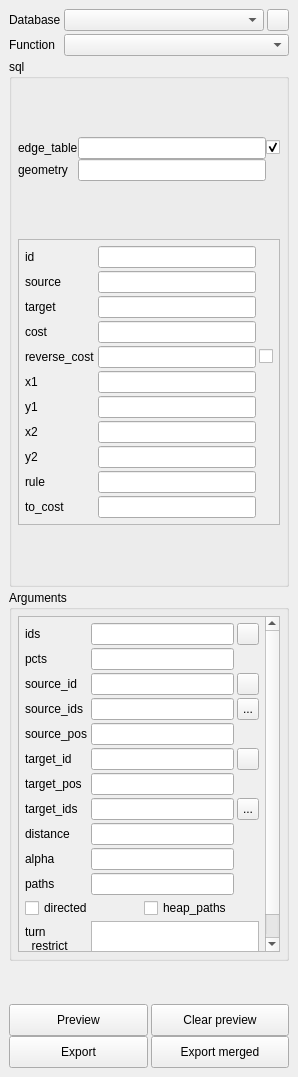
<?xml version="1.0" encoding="UTF-8"?>
<ui version="4.0">
 <class>pgRoutingLayerWidget</class>
 <widget class="QDockWidget" name="pgRoutingLayerWidget">
  <property name="geometry">
   <rect>
    <x>0</x>
    <y>0</y>
    <width>298</width>
    <height>1077</height>
   </rect>
  </property>
  <property name="sizePolicy">
   <sizepolicy hsizetype="Preferred" vsizetype="MinimumExpanding">
    <horstretch>0</horstretch>
    <verstretch>0</verstretch>
   </sizepolicy>
  </property>
  <property name="windowTitle">
   <string>pgRouting Layer</string>
  </property>
  <widget class="QWidget" name="dockWidgetContents">
   <layout class="QVBoxLayout" name="verticalLayout" stretch="0,1,0,0,0">
    <property name="spacing">
     <number>3</number>
    </property>
    <item>
     <layout class="QGridLayout" name="gridLayoutBase" columnstretch="0,0,0">
      <property name="spacing">
       <number>3</number>
      </property>
      <item row="0" column="0">
       <widget class="QLabel" name="labelConnections">
        <property name="locale">
         <locale language="English" country="UnitedStates"/>
        </property>
        <property name="text">
         <string>Database</string>
        </property>
       </widget>
      </item>
      <item row="1" column="0">
       <widget class="QLabel" name="labelFunction">
        <property name="locale">
         <locale language="English" country="UnitedStates"/>
        </property>
        <property name="text">
         <string>Function</string>
        </property>
       </widget>
      </item>
      <item row="0" column="1">
       <widget class="QComboBox" name="comboConnections">
        <property name="sizePolicy">
         <sizepolicy hsizetype="Expanding" vsizetype="Fixed">
          <horstretch>0</horstretch>
          <verstretch>0</verstretch>
         </sizepolicy>
        </property>
        <property name="locale">
         <locale language="English" country="UnitedStates"/>
        </property>
       </widget>
      </item>
      <item row="0" column="2">
       <widget class="QToolButton" name="buttonReloadConnections">
        <property name="sizePolicy">
         <sizepolicy hsizetype="Preferred" vsizetype="Preferred">
          <horstretch>0</horstretch>
          <verstretch>0</verstretch>
         </sizepolicy>
        </property>
        <property name="maximumSize">
         <size>
          <width>22</width>
          <height>22</height>
         </size>
        </property>
        <property name="text">
         <string/>
        </property>
        <property name="icon">
         <iconset>
          <normaloff>icons/arrow_refresh.png</normaloff>icons/arrow_refresh.png</iconset>
        </property>
       </widget>
      </item>
      <item row="1" column="1" colspan="2">
       <widget class="QComboBox" name="comboBoxFunction">
        <property name="enabled">
         <bool>true</bool>
        </property>
        <property name="sizePolicy">
         <sizepolicy hsizetype="Expanding" vsizetype="Fixed">
          <horstretch>0</horstretch>
          <verstretch>0</verstretch>
         </sizepolicy>
        </property>
        <property name="maximumSize">
         <size>
          <width>16777215</width>
          <height>16777215</height>
         </size>
        </property>
        <property name="locale">
         <locale language="English" country="UnitedStates"/>
        </property>
        <property name="currentIndex">
         <number>-1</number>
        </property>
       </widget>
      </item>
     </layout>
    </item>
    <item>
     <widget class="QGroupBox" name="groupBoxSql">
      <property name="locale">
       <locale language="English" country="UnitedStates"/>
      </property>
      <property name="title">
       <string>sql</string>
      </property>
      <layout class="QGridLayout" name="gridLayout_4">
       <property name="sizeConstraint">
        <enum>QLayout::SetDefaultConstraint</enum>
       </property>
       <property name="margin">
        <number>6</number>
       </property>
       <item row="0" column="0">
        <layout class="QGridLayout" name="gridLayoutSqlBase" rowstretch="0,0,0,0" rowminimumheight="0,0,0,0">
         <property name="sizeConstraint">
          <enum>QLayout::SetFixedSize</enum>
         </property>
         <property name="spacing">
          <number>0</number>
         </property>
         <item row="0" column="2">
          <widget class="QCheckBox" name="checkBoxUseBBOX">
           <property name="toolTip">
            <string>When ticked, BBOX will be used.</string>
           </property>
           <property name="text">
            <string/>
           </property>
           <property name="checked">
            <bool>true</bool>
           </property>
          </widget>
         </item>
         <item row="1" column="1">
          <widget class="QLineEdit" name="lineEditGeometry">
           <property name="toolTip">
            <string>Name of the geometry column in network table</string>
           </property>
          </widget>
         </item>
         <item row="1" column="0">
          <widget class="QLabel" name="labelGeometry">
           <property name="locale">
            <locale language="English" country="UnitedStates"/>
           </property>
           <property name="text">
            <string>geometry</string>
           </property>
          </widget>
         </item>
         <item row="0" column="1">
          <widget class="QLineEdit" name="lineEditTable">
           <property name="toolTip">
            <string>Name of the table containing the routable network</string>
           </property>
           <property name="locale">
            <locale language="English" country="UnitedStates"/>
           </property>
          </widget>
         </item>
         <item row="0" column="0">
          <widget class="QLabel" name="labelTable">
           <property name="locale">
            <locale language="English" country="UnitedStates"/>
           </property>
           <property name="text">
            <string>edge_table</string>
           </property>
          </widget>
         </item>
        </layout>
       </item>
       <item row="1" column="0">
        <widget class="QScrollArea" name="scrollAreaSqlColumns">
         <property name="sizePolicy">
          <sizepolicy hsizetype="Expanding" vsizetype="Maximum">
           <horstretch>0</horstretch>
           <verstretch>0</verstretch>
          </sizepolicy>
         </property>
         <property name="minimumSize">
          <size>
           <width>0</width>
           <height>150</height>
          </size>
         </property>
         <property name="maximumSize">
          <size>
           <width>16777215</width>
           <height>16777215</height>
          </size>
         </property>
         <property name="widgetResizable">
          <bool>true</bool>
         </property>
         <widget class="QWidget" name="scrollAreaWidgetContentsSqlColumns">
          <property name="geometry">
           <rect>
            <x>0</x>
            <y>0</y>
            <width>260</width>
            <height>297</height>
           </rect>
          </property>
          <layout class="QGridLayout" name="gridLayout_2">
           <property name="sizeConstraint">
            <enum>QLayout::SetDefaultConstraint</enum>
           </property>
           <property name="margin">
            <number>6</number>
           </property>
           <property name="spacing">
            <number>3</number>
           </property>
           <item row="0" column="0">
            <layout class="QGridLayout" name="gridLayoutSqlColumns">
             <property name="spacing">
              <number>3</number>
             </property>
             <item row="0" column="0">
              <widget class="QLabel" name="labelId">
               <property name="locale">
                <locale language="English" country="UnitedStates"/>
               </property>
               <property name="text">
                <string>id</string>
               </property>
              </widget>
             </item>
             <item row="5" column="0">
              <widget class="QLabel" name="labelX1">
               <property name="text">
                <string>x1</string>
               </property>
              </widget>
             </item>
             <item row="1" column="1">
              <widget class="QLineEdit" name="lineEditSource">
               <property name="toolTip">
                <string>Name of the source column</string>
               </property>
               <property name="locale">
                <locale language="English" country="UnitedStates"/>
               </property>
              </widget>
             </item>
             <item row="6" column="1">
              <widget class="QLineEdit" name="lineEditY1"/>
             </item>
             <item row="0" column="1">
              <widget class="QLineEdit" name="lineEditId">
               <property name="toolTip">
                <string>identifier of the edge</string>
               </property>
               <property name="locale">
                <locale language="English" country="UnitedStates"/>
               </property>
              </widget>
             </item>
             <item row="9" column="0">
              <widget class="QLabel" name="labelRule">
               <property name="text">
                <string>rule</string>
               </property>
              </widget>
             </item>
             <item row="7" column="0">
              <widget class="QLabel" name="labelX2">
               <property name="text">
                <string>x2</string>
               </property>
              </widget>
             </item>
             <item row="6" column="0">
              <widget class="QLabel" name="labelY1">
               <property name="text">
                <string>y1</string>
               </property>
              </widget>
             </item>
             <item row="3" column="0">
              <widget class="QLabel" name="labelCost">
               <property name="locale">
                <locale language="English" country="UnitedStates"/>
               </property>
               <property name="text">
                <string>cost</string>
               </property>
              </widget>
             </item>
             <item row="7" column="1">
              <widget class="QLineEdit" name="lineEditX2"/>
             </item>
             <item row="5" column="1">
              <widget class="QLineEdit" name="lineEditX1"/>
             </item>
             <item row="4" column="2">
              <widget class="QCheckBox" name="checkBoxHasReverseCost">
               <property name="maximumSize">
                <size>
                 <width>16777215</width>
                 <height>16777215</height>
                </size>
               </property>
               <property name="toolTip">
                <string>When ticked, reverse_cost will be used.</string>
               </property>
               <property name="locale">
                <locale language="English" country="UnitedStates"/>
               </property>
               <property name="text">
                <string/>
               </property>
              </widget>
             </item>
             <item row="9" column="1">
              <widget class="QLineEdit" name="lineEditRule"/>
             </item>
             <item row="10" column="1">
              <widget class="QLineEdit" name="lineEditToCost"/>
             </item>
             <item row="2" column="0">
              <widget class="QLabel" name="labelTarget">
               <property name="locale">
                <locale language="English" country="UnitedStates"/>
               </property>
               <property name="text">
                <string>target</string>
               </property>
              </widget>
             </item>
             <item row="4" column="1">
              <widget class="QLineEdit" name="lineEditReverseCost">
               <property name="toolTip">
                <string>Name of the reverse_cost column. Used only when ticked.</string>
               </property>
              </widget>
             </item>
             <item row="2" column="1">
              <widget class="QLineEdit" name="lineEditTarget">
               <property name="toolTip">
                <string>Name of the target column</string>
               </property>
               <property name="locale">
                <locale language="English" country="UnitedStates"/>
               </property>
              </widget>
             </item>
             <item row="1" column="0">
              <widget class="QLabel" name="labelSource">
               <property name="locale">
                <locale language="English" country="UnitedStates"/>
               </property>
               <property name="text">
                <string>source</string>
               </property>
              </widget>
             </item>
             <item row="4" column="0">
              <widget class="QLabel" name="labelReverseCost">
               <property name="text">
                <string>reverse_cost</string>
               </property>
              </widget>
             </item>
             <item row="3" column="1">
              <widget class="QLineEdit" name="lineEditCost">
               <property name="toolTip">
                <string>Name of the edge cost column</string>
               </property>
               <property name="locale">
                <locale language="English" country="UnitedStates"/>
               </property>
              </widget>
             </item>
             <item row="8" column="1">
              <widget class="QLineEdit" name="lineEditY2"/>
             </item>
             <item row="8" column="0">
              <widget class="QLabel" name="labelY2">
               <property name="text">
                <string>y2</string>
               </property>
              </widget>
             </item>
             <item row="10" column="0">
              <widget class="QLabel" name="labelToCost">
               <property name="text">
                <string>to_cost</string>
               </property>
              </widget>
             </item>
            </layout>
           </item>
          </layout>
         </widget>
        </widget>
       </item>
      </layout>
     </widget>
    </item>
    <item>
     <widget class="QGroupBox" name="groupBoxArguments">
      <property name="minimumSize">
       <size>
        <width>0</width>
        <height>0</height>
       </size>
      </property>
      <property name="title">
       <string>Arguments</string>
      </property>
      <layout class="QVBoxLayout" name="verticalLayoutArguments">
       <property name="spacing">
        <number>3</number>
       </property>
       <property name="margin">
        <number>6</number>
       </property>
       <item>
        <widget class="QScrollArea" name="scrollAreaArguments">
         <property name="sizePolicy">
          <sizepolicy hsizetype="Expanding" vsizetype="Maximum">
           <horstretch>0</horstretch>
           <verstretch>0</verstretch>
          </sizepolicy>
         </property>
         <property name="widgetResizable">
          <bool>true</bool>
         </property>
         <widget class="QWidget" name="scrollAreaWidgetContentsArguments">
          <property name="geometry">
           <rect>
            <x>0</x>
            <y>0</y>
            <width>245</width>
            <height>376</height>
           </rect>
          </property>
          <layout class="QGridLayout" name="gridLayout_3">
           <property name="margin">
            <number>6</number>
           </property>
           <property name="spacing">
            <number>3</number>
           </property>
           <item row="0" column="0">
            <layout class="QGridLayout" name="gridLayoutArguments">
             <property name="spacing">
              <number>3</number>
             </property>
             <item row="4" column="0">
              <widget class="QLabel" name="labelSourceIds">
               <property name="text">
                <string>source_ids</string>
               </property>
              </widget>
             </item>
             <item row="7" column="1">
              <widget class="QLineEdit" name="lineEditTargetPos">
               <property name="locale">
                <locale language="English" country="UnitedStates"/>
               </property>
              </widget>
             </item>
             <item row="11" column="0">
              <widget class="QLabel" name="labelPaths">
               <property name="text">
                <string>paths</string>
               </property>
              </widget>
             </item>
             <item row="11" column="1">
              <widget class="QLineEdit" name="lineEditPaths"/>
             </item>
             <item row="8" column="1">
              <widget class="QLineEdit" name="lineEditTargetIds"/>
             </item>
             <item row="2" column="0">
              <widget class="QLabel" name="labelSourceId">
               <property name="locale">
                <locale language="English" country="UnitedStates"/>
               </property>
               <property name="text">
                <string>source_id</string>
               </property>
              </widget>
             </item>
             <item row="6" column="0">
              <widget class="QLabel" name="labelTargetId">
               <property name="locale">
                <locale language="English" country="UnitedStates"/>
               </property>
               <property name="text">
                <string>target_id</string>
               </property>
              </widget>
             </item>
             <item row="0" column="0">
              <widget class="QLabel" name="labelIds">
               <property name="locale">
                <locale language="English" country="UnitedStates"/>
               </property>
               <property name="text">
                <string>ids</string>
               </property>
              </widget>
             </item>
             <item row="6" column="1">
              <widget class="QLineEdit" name="lineEditTargetId">
               <property name="toolTip">
                <string>id of the end node</string>
               </property>
               <property name="locale">
                <locale language="English" country="UnitedStates"/>
               </property>
              </widget>
             </item>
             <item row="2" column="1">
              <widget class="QLineEdit" name="lineEditSourceId">
               <property name="toolTip">
                <string>id of the start node</string>
               </property>
               <property name="locale">
                <locale language="English" country="UnitedStates"/>
               </property>
              </widget>
             </item>
             <item row="0" column="1">
              <widget class="QLineEdit" name="lineEditIds">
               <property name="locale">
                <locale language="English" country="UnitedStates"/>
               </property>
              </widget>
             </item>
             <item row="2" column="2">
              <widget class="QToolButton" name="buttonSelectSourceId">
               <property name="sizePolicy">
                <sizepolicy hsizetype="Preferred" vsizetype="Preferred">
                 <horstretch>0</horstretch>
                 <verstretch>0</verstretch>
                </sizepolicy>
               </property>
               <property name="maximumSize">
                <size>
                 <width>22</width>
                 <height>22</height>
                </size>
               </property>
               <property name="locale">
                <locale language="English" country="UnitedStates"/>
               </property>
               <property name="text">
                <string/>
               </property>
               <property name="icon">
                <iconset>
                 <normaloff>icons/add.png</normaloff>icons/add.png</iconset>
               </property>
               <property name="checkable">
                <bool>true</bool>
               </property>
              </widget>
             </item>
             <item row="9" column="0">
              <widget class="QLabel" name="labelDistance">
               <property name="locale">
                <locale language="English" country="UnitedStates"/>
               </property>
               <property name="text">
                <string>distance</string>
               </property>
              </widget>
             </item>
             <item row="6" column="2">
              <widget class="QToolButton" name="buttonSelectTargetId">
               <property name="sizePolicy">
                <sizepolicy hsizetype="Preferred" vsizetype="Preferred">
                 <horstretch>0</horstretch>
                 <verstretch>0</verstretch>
                </sizepolicy>
               </property>
               <property name="maximumSize">
                <size>
                 <width>22</width>
                 <height>22</height>
                </size>
               </property>
               <property name="locale">
                <locale language="English" country="UnitedStates"/>
               </property>
               <property name="text">
                <string/>
               </property>
               <property name="icon">
                <iconset>
                 <normaloff>icons/add.png</normaloff>icons/add.png</iconset>
               </property>
               <property name="checkable">
                <bool>true</bool>
               </property>
              </widget>
             </item>
             <item row="5" column="1">
              <widget class="QLineEdit" name="lineEditSourcePos">
               <property name="locale">
                <locale language="English" country="UnitedStates"/>
               </property>
              </widget>
             </item>
             <item row="9" column="1">
              <widget class="QLineEdit" name="lineEditDistance">
               <property name="maximumSize">
                <size>
                 <width>16777215</width>
                 <height>16777215</height>
                </size>
               </property>
               <property name="locale">
                <locale language="English" country="UnitedStates"/>
               </property>
              </widget>
             </item>
             <item row="0" column="2">
              <widget class="QToolButton" name="buttonSelectIds">
               <property name="sizePolicy">
                <sizepolicy hsizetype="Preferred" vsizetype="Preferred">
                 <horstretch>0</horstretch>
                 <verstretch>0</verstretch>
                </sizepolicy>
               </property>
               <property name="maximumSize">
                <size>
                 <width>22</width>
                 <height>22</height>
                </size>
               </property>
               <property name="locale">
                <locale language="English" country="UnitedStates"/>
               </property>
               <property name="text">
                <string/>
               </property>
               <property name="icon">
                <iconset>
                 <normaloff>icons/add.png</normaloff>icons/add.png</iconset>
               </property>
               <property name="checkable">
                <bool>true</bool>
               </property>
               <property name="toolButtonStyle">
                <enum>Qt::ToolButtonIconOnly</enum>
               </property>
              </widget>
             </item>
             <item row="5" column="0">
              <widget class="QLabel" name="labelSourcePos">
               <property name="locale">
                <locale language="English" country="UnitedStates"/>
               </property>
               <property name="text">
                <string>source_pos</string>
               </property>
              </widget>
             </item>
             <item row="13" column="0">
              <widget class="QLabel" name="labelTurnRestrictSql">
               <property name="locale">
                <locale language="English" country="UnitedStates"/>
               </property>
               <property name="text">
                <string>turn
_restrict
_sql</string>
               </property>
              </widget>
             </item>
             <item row="13" column="1" colspan="2">
              <widget class="QPlainTextEdit" name="plainTextEditTurnRestrictSql">
               <property name="sizePolicy">
                <sizepolicy hsizetype="Expanding" vsizetype="Maximum">
                 <horstretch>0</horstretch>
                 <verstretch>0</verstretch>
                </sizepolicy>
               </property>
               <property name="maximumSize">
                <size>
                 <width>16777215</width>
                 <height>50</height>
                </size>
               </property>
               <property name="tabStopWidth">
                <number>40</number>
               </property>
              </widget>
             </item>
             <item row="8" column="0">
              <widget class="QLabel" name="labelTargetIds">
               <property name="text">
                <string>target_ids</string>
               </property>
              </widget>
             </item>
             <item row="7" column="0">
              <widget class="QLabel" name="labelTargetPos">
               <property name="locale">
                <locale language="English" country="UnitedStates"/>
               </property>
               <property name="text">
                <string>target_pos</string>
               </property>
              </widget>
             </item>
             <item row="12" column="0" colspan="3">
              <layout class="QHBoxLayout" name="horizontalLayoutDirected">
               <property name="spacing">
                <number>3</number>
               </property>
               <property name="sizeConstraint">
                <enum>QLayout::SetMaximumSize</enum>
               </property>
               <item>
                <widget class="QCheckBox" name="checkBoxDirected">
                 <property name="maximumSize">
                  <size>
                   <width>16777215</width>
                   <height>16777215</height>
                  </size>
                 </property>
                 <property name="toolTip">
                  <string>Tick if the graph is directed</string>
                 </property>
                 <property name="locale">
                  <locale language="English" country="UnitedStates"/>
                 </property>
                 <property name="text">
                  <string>directed</string>
                 </property>
                </widget>
               </item>
               <item>
                <widget class="QCheckBox" name="checkBoxHeapPaths">
                 <property name="toolTip">
                  <string>Tick for algorithm heap paths</string>
                 </property>
                 <property name="text">
                  <string>heap_paths</string>
                 </property>
                </widget>
               </item>
              </layout>
             </item>
             <item row="1" column="0">
              <widget class="QLabel" name="labelPcts">
               <property name="text">
                <string>pcts</string>
               </property>
              </widget>
             </item>
             <item row="1" column="1">
              <widget class="QLineEdit" name="lineEditPcts"/>
             </item>
             <item row="8" column="2">
              <widget class="QToolButton" name="buttonSelectTargetIds">
               <property name="sizePolicy">
                <sizepolicy hsizetype="Preferred" vsizetype="Preferred">
                 <horstretch>0</horstretch>
                 <verstretch>0</verstretch>
                </sizepolicy>
               </property>
               <property name="maximumSize">
                <size>
                 <width>22</width>
                 <height>22</height>
                </size>
               </property>
               <property name="text">
                <string>...</string>
               </property>
               <property name="icon">
                <iconset>
                 <normaloff>icons/add.png</normaloff>icons/add.png</iconset>
               </property>
               <property name="checkable">
                <bool>true</bool>
               </property>
              </widget>
             </item>
             <item row="10" column="0">
              <widget class="QLabel" name="labelAlpha">
               <property name="text">
                <string>alpha</string>
               </property>
              </widget>
             </item>
             <item row="10" column="1">
              <widget class="QLineEdit" name="lineEditAlpha"/>
             </item>
             <item row="4" column="1">
              <widget class="QLineEdit" name="lineEditSourceIds"/>
             </item>
             <item row="4" column="2">
              <widget class="QToolButton" name="buttonSelectSourceIds">
               <property name="maximumSize">
                <size>
                 <width>22</width>
                 <height>22</height>
                </size>
               </property>
               <property name="text">
                <string>...</string>
               </property>
               <property name="icon">
                <iconset>
                 <normaloff>icons/add.png</normaloff>icons/add.png</iconset>
               </property>
               <property name="checkable">
                <bool>true</bool>
               </property>
              </widget>
             </item>
            </layout>
           </item>
          </layout>
         </widget>
        </widget>
       </item>
      </layout>
     </widget>
    </item>
    <item>
     <spacer name="verticalSpacer">
      <property name="orientation">
       <enum>Qt::Vertical</enum>
      </property>
      <property name="sizeHint" stdset="0">
       <size>
        <width>20</width>
        <height>40</height>
       </size>
      </property>
     </spacer>
    </item>
    <item>
     <layout class="QVBoxLayout" name="verticalLayoutCommands">
      <property name="spacing">
       <number>0</number>
      </property>
      <item>
       <layout class="QHBoxLayout" name="horizontalLayoutCommands1">
        <property name="spacing">
         <number>3</number>
        </property>
        <item>
         <widget class="QPushButton" name="buttonRun">
          <property name="minimumSize">
           <size>
            <width>70</width>
            <height>32</height>
           </size>
          </property>
          <property name="maximumSize">
           <size>
            <width>16777215</width>
            <height>16777215</height>
           </size>
          </property>
          <property name="locale">
           <locale language="English" country="UnitedStates"/>
          </property>
          <property name="text">
           <string>Preview</string>
          </property>
         </widget>
        </item>
        <item>
         <widget class="QPushButton" name="buttonClear">
          <property name="minimumSize">
           <size>
            <width>70</width>
            <height>32</height>
           </size>
          </property>
          <property name="locale">
           <locale language="English" country="UnitedStates"/>
          </property>
          <property name="text">
           <string>Clear preview</string>
          </property>
         </widget>
        </item>
       </layout>
      </item>
      <item>
       <layout class="QHBoxLayout" name="horizontalLayoutCommands2">
        <property name="spacing">
         <number>3</number>
        </property>
        <item>
         <widget class="QPushButton" name="buttonExport">
          <property name="minimumSize">
           <size>
            <width>70</width>
            <height>32</height>
           </size>
          </property>
          <property name="locale">
           <locale language="English" country="UnitedStates"/>
          </property>
          <property name="text">
           <string>Export</string>
          </property>
         </widget>
        </item>
        <item>
         <widget class="QPushButton" name="buttonExportMerged">
          <property name="minimumSize">
           <size>
            <width>70</width>
            <height>32</height>
           </size>
          </property>
          <property name="text">
           <string>Export merged</string>
          </property>
         </widget>
        </item>
       </layout>
      </item>
     </layout>
    </item>
   </layout>
  </widget>
 </widget>
 <tabstops>
  <tabstop>comboConnections</tabstop>
  <tabstop>comboBoxFunction</tabstop>
  <tabstop>scrollAreaSqlColumns</tabstop>
  <tabstop>lineEditId</tabstop>
  <tabstop>lineEditSource</tabstop>
  <tabstop>lineEditTarget</tabstop>
  <tabstop>lineEditCost</tabstop>
  <tabstop>lineEditReverseCost</tabstop>
  <tabstop>lineEditX1</tabstop>
  <tabstop>lineEditY1</tabstop>
  <tabstop>lineEditX2</tabstop>
  <tabstop>lineEditY2</tabstop>
  <tabstop>lineEditRule</tabstop>
  <tabstop>lineEditToCost</tabstop>
  <tabstop>lineEditIds</tabstop>
  <tabstop>buttonSelectIds</tabstop>
  <tabstop>lineEditSourceId</tabstop>
  <tabstop>buttonSelectSourceId</tabstop>
  <tabstop>lineEditSourcePos</tabstop>
  <tabstop>lineEditTargetId</tabstop>
  <tabstop>buttonSelectTargetId</tabstop>
  <tabstop>lineEditTargetPos</tabstop>
  <tabstop>lineEditTargetIds</tabstop>
  <tabstop>buttonSelectTargetIds</tabstop>
  <tabstop>lineEditDistance</tabstop>
  <tabstop>lineEditPaths</tabstop>
  <tabstop>plainTextEditTurnRestrictSql</tabstop>
  <tabstop>buttonRun</tabstop>
 </tabstops>
 <resources/>
 <connections/>
</ui>
